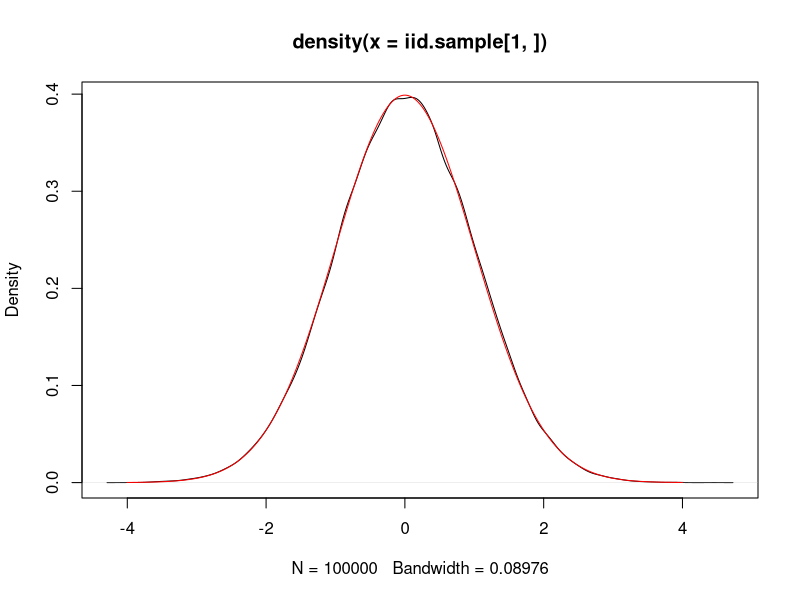

The R source for this figure:
# generating N(0,1) by rejection method
# using exponential(beta=1) as the majorizing density
t0=Sys.time()
one.X=function()
{
  n=1
  c=(2/pi)^.5*exp(.5)
  Y=-log(runif(1))
  U=runif(1)
  while (U*c*exp(-Y) > (2/pi)^.5*exp(-.5*Y^2))  
  { 
    Y=-log(runif(1))
    U=runif(1)
    n=n+1
  }
  Y=Y*(2*rbinom(1,1,.5)-1)
   return(c(Y,n))
} 
################ 
set.seed(1235)
n.rep=100000
iid.sample=replicate(n.rep, one.X())
plot(density(iid.sample[1,]))
mean(iid.sample[2,])
x=seq(-4,4,.01)
lines(x,dnorm(x),col="red")
Sys.time()-t0
